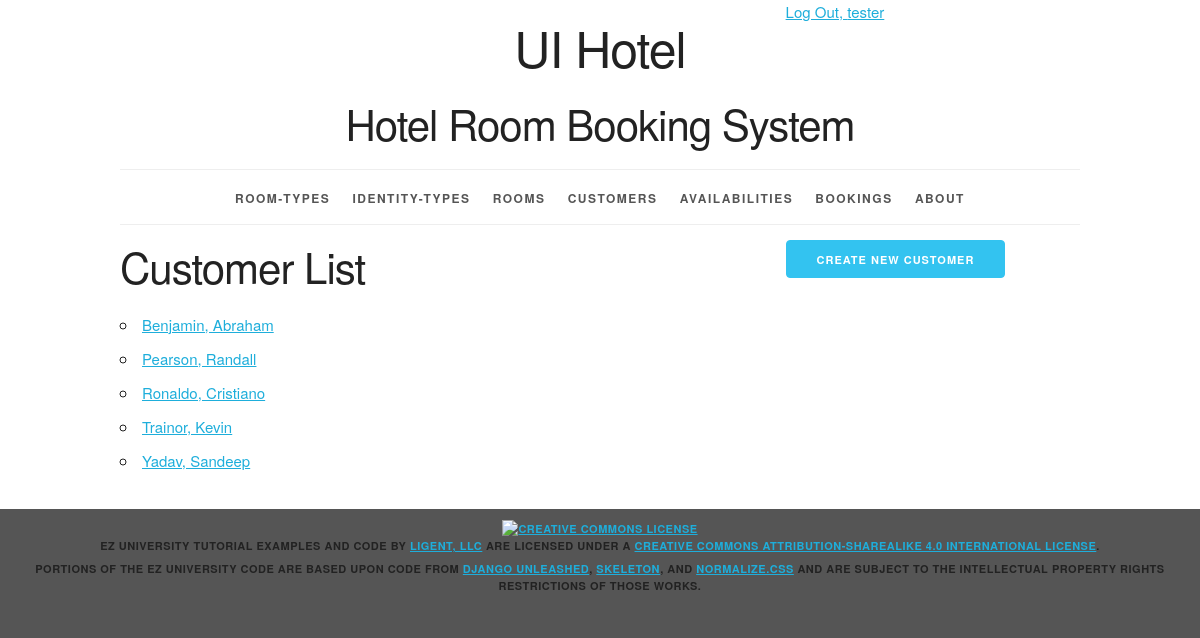
The page /customer/ (signed in) on the database its author committed.
### hotelinfo/models.py (models this page shows, shortened)
class Customer(models.Model):
    customer_id = models.AutoField(primary_key=True)
    first_name = models.CharField(max_length=45)
    last_name = models.CharField(max_length=45)
    id_type = models.ForeignKey(IdentityType, related_name='customers', on_delete=models.PROTECT)
    id_number = models.CharField(max_length=45)
    def __str__(self):
        return '%s, %s' % (self.last_name, self.first_name)
    def get_absolute_url(self):
        return reverse('hotelinfo_customer_detail_urlpattern', kwargs={'pk': self.pk})
    class Meta:
        ordering = ['last_name', 'first_name', 'id_type', 'id_type']
        constraints = [UniqueConstraint(fields=['last_name', 'first_name', 'id_type', 'id_type'], name='unique_customer')]

### hotelinfo/views.py (the view)
class CustomerList(LoginRequiredMixin, PermissionRequiredMixin, PageLinksMixin, ListView):
    paginate_by = 10
    model = Customer
    permission_required = 'hotelinfo.view_customer'

### hotelinfo/utils.py (called while the page is built)
    def first_page(self, page):
        if page.number > 1:
            return self._page_urls(1)
        return None

    def previous_page(self, page):
        if (page.has_previous()
                and page.number > 2):
            return self._page_urls(
                page.previous_page_number())
        return None

    def next_page(self, page):
        last_page = page.paginator.num_pages
        if (page.has_next()
                and page.number < last_page - 1):
            return self._page_urls(
                page.next_page_number())
        return None

    def last_page(self, page):
        last_page = page.paginator.num_pages
        if page.number < last_page:
            return self._page_urls(last_page)
        return None

    def get_context_data(self, **kwargs):
        context = super().get_context_data(
            **kwargs)
        page = context.get('page_obj')
        if page is not None:
            context.update({
                'first_page_url':
                    self.first_page(page),
                'previous_page_url':
                    self.previous_page(page),
                'next_page_url':
                    self.next_page(page),
                'last_page_url':
                    self.last_page(page),
            })
        return context

### hotelinfo/templates/hotelinfo/customer_list.html (shortened to what this page needs)
{% extends 'hotelinfo/base.html' %}
{% block create_button %}
    {% if perms.hotelinfo.add_customer %}
    <a
        href="{% url 'hotelinfo_customer_create_urlpattern'  %}"
        class="button button-primary">
      Create New Customer</a>
    {% endif %}
{% endblock %}
{% block org_content %}
  <h2>Customer List</h2>
  <ul>
    {% for customer in customer_list %}
      <li>
        <a href="{{ customer.get_absolute_url }}">
          {{ customer }}</a>
      </li>
    {% empty %}
      <li><em>There are currently no Customers available.</em></li>
    {% endfor %}
  </ul>
{% endblock %}

### hotelinfo/templates/hotelinfo/base.html (shortened to what this page needs)
{% load static %}
<!DOCTYPE html>
<html lang="en">
<head>
    <link rel="stylesheet" type="text/css"
          href="{% static 'hotelinfo/normalize.css' %}">
    <link rel="stylesheet" type="text/css"
          href="{% static 'hotelinfo/skeleton.css' %}">
    <link rel="stylesheet" type="text/css"
          href="{% static 'hotelinfo/style.css' %}">
</head>
<body>
<div class="container">
    <div class="status row">
        <div class="offset-by-eight four columns">
            <ul class="inline">
                {% if user.is_authenticated %}
                    <li><a href="{% url 'logout_urlpattern' %}">
                        Log Out, {{ user.get_username }}</a></li>
                {% else %}
                    <li><a href="{% url 'login_urlpattern' %}">
                        Log In</a></li>
                {% endif %}
            </ul>
        </div>
    </div>
    <header class="row">
        <div class="offset-by-one ten columns">
            <h1 class="logo">UI Hotel</h1>
            <h2>Hotel Room Booking System</h2>
        </div>
    </header>
    <nav>
        <ul>
            {% if perms.hotelinfo.view_roomtype %}
                <li>
                    <a href="{% url 'hotelinfo_room_type_list_urlpattern' %}">
                        Room-Types</a></li>
            {% endif %}
            {% if perms.hotelinfo.view_identitytype %}
                <li>
                    <a href="{% url 'hotelinfo_identity_type_list_urlpattern' %}">
                        Identity-Types</a></li>
            {% endif %}
            {% if perms.hotelinfo.view_room %}
                <li>
                    <a href="{% url 'hotelinfo_room_list_urlpattern' %}">
                        Rooms</a></li>
            {% endif %}
            {% if perms.hotelinfo.view_customer %}
                <li>
                    <a href="{% url 'hotelinfo_customer_list_urlpattern' %}">
                        Customers</a></li>
            {% endif %}
            {% if perms.hotelinfo.view_availability %}
                <li>
                    <a href="{% url 'hotelinfo_availability_list_urlpattern' %}">
                        Availabilities</a></li>
            {% endif %}
            {% if perms.hotelinfo.view_booking %}
                <li>
                    <a href="{% url 'hotelinfo_booking_list_urlpattern' %}">
                        Bookings</a></li>
            {% endif %}
            <li>
                <a href="{% url 'about_urlpattern' %}">
                    About</a></li>
        </ul>
    </nav>
    <main>
        {% block content %}
            <div class="row">
                <section class="eight columns">
                    {% block org_content %}{% endblock %}
                </section>
                <section class="desktop four columns">
                    {% block create_button %}{% endblock %}
                </section>
            </div>
        {% endblock %}
    </main>
</div>
<footer>
    <p>
        <a rel="license" href="http://creativecommons.org/licenses/by-sa/4.0/">
            <img alt="Creative Commons License" style="border-width:0"
                 src="https://i.creativecommons.org/l/by-sa/4.0/88x31.png"/>
        </a><br/><span property="dct:title">EZ University Tutorial Examples and Code</span>
        by
        <a href="https://www.ligent.net" property="cc:attributionName"
           rel="cc:attributionURL">Ligent, LLC</a> are licensed under a
        <a rel="license" href="http://creativecommons.org/licenses/by-sa/4.0/">Creative Commons Attribution-ShareAlike
            4.0 International License</a>.
    </p>
    <p>Portions of the EZ University code are based upon code from
        <a href="https://django-unleashed.com">Django Unleashed</a>,
        <a href="http://getskeleton.com/">Skeleton</a>, and
        <a href="https://necolas.github.io/normalize.css/">Normalize.css</a> and
        are subject to the intellectual property rights restrictions of those works.
    </p>
</footer>
</body>
</html>

### hotelinfo/static/hotelinfo/skeleton.css (style rules this page uses)
.container { position: relative; width: 100%; max-width: 960px; margin: 0 auto; padding: 0 20px; box-sizing: border-box; }
.column, .columns { width: 100%; float: left; box-sizing: border-box; }
@media (min-width: 400px) { .container { width: 85%; padding: 0; } }
@media (min-width: 550px) { .container { width: 80%; } }
@media (min-width: 550px) { .column, .columns { margin-left: 4%; } }
@media (min-width: 550px) { .column:first-child, .columns:first-child { margin-left: 0; } }
@media (min-width: 550px) { .four.columns { width: 30.6666666667%; } }
@media (min-width: 550px) { .eight.columns { width: 65.3333333333%; } }
@media (min-width: 550px) { .ten.columns { width: 82.6666666667%; } }
@media (min-width: 550px) { .offset-by-one.column, .offset-by-one.columns { margin-left: 8.66666666667%; } }
@media (min-width: 550px) { .offset-by-eight.column, .offset-by-eight.columns { margin-left: 69.3333333333%; } }
html { font-size: 62.5%; }
body { font-size: 1.5em; line-height: 1.6; font-weight: 400; font-family: "Raleway", "HelveticaNeue", "Helvetica Neue", Helvetica, Arial, sans-serif; color: #222; }
h1, h2, h3, h4, h5, h6 { margin-top: 0; margin-bottom: 2rem; font-weight: 300; }
h1 { font-size: 4.0rem; line-height: 1.2; letter-spacing: -.1rem; }
h2 { font-size: 3.6rem; line-height: 1.25; letter-spacing: -.1rem; }
@media (min-width: 550px) { h1 { font-size: 5.0rem; } }
@media (min-width: 550px) { h2 { font-size: 4.2rem; } }
p { margin-top: 0; }
a { color: #1EAEDB; }
.button, button, input[type="submit"], input[type="reset"], input[type="button"] { display: inline-block; height: 38px; padding: 0 30px; color: #555; text-align: center; font-size: 11px; font-weight: 600; line-height: 38px; letter-spacing: .1rem; text-transform: uppercase; text-decoration: none; white-space: nowrap; background-color: transparent; border-radius: 4px; border: 1px solid #bbb; cursor: pointer; box-sizing: border-box; }
.button.button-primary, button.button-primary, input[type="submit"].button-primary, input[type="reset"].button-primary, input[type="button"].button-primary { color: #FFF; background-color: #33C3F0; border-color: #33C3F0; }
ul { list-style: circle inside; }
ol, ul { padding-left: 0; margin-top: 0; }
li { margin-bottom: 1rem; }
button, .button { margin-bottom: 1rem; }
pre, blockquote, dl, figure, table, p, ul, ol, form { margin-bottom: 2.5rem; }
.container:after, .row:after, .u-cf { content: ""; display: table; clear: both; }

### hotelinfo/static/hotelinfo/style.css (style rules this page uses)
.desktop { display: none; }
@media (min-width: 550px) { .desktop { display: block; } }
html { height: 100%; background-color: #555; }
body { background-color: white; }
body>div>header { text-align: center;; }
header h1 { display: inline-block; font-weight: normal; font-style: normal; width: 100%; margin-top: 0; padding-top: 0; }
.logo { padding-top: 50px; background-image: url("/static/courseinfo/logo.png"); background-size: 50px; background-repeat: no-repeat; background-position: top; }
@media (min-width: 750px) { .logo { padding-top: 0; background-size: contain; background-position: 0% 0%; } }
@media (min-width: 1000px) { .logo { background-position: 10% 0%; } }
@media (min-width: 1200px) { .logo { background-position: 15% 0%; } }
nav { border-top: 1px solid #eee; width: 100%; border-bottom: 1px solid #eee; margin: 0 0 1em; padding: 0; }
nav ul { margin: 0; padding: 1em 0; list-style-type: none; text-align: center; }
nav ul li { display: inline; padding: 0; margin: 0 0.25em; font-weight: 600; text-transform: uppercase; text-align: center; font-size: 1rem; letter-spacing: .10rem; }
@media (min-width: 400px) { nav ul li { letter-spacing: .15rem; font-size: 1.2rem; margin: 0 0.5em; } }
@media (min-width: 550px) { nav ul li { margin: 0 0.75em; } }
nav ul li a { color: #555; text-decoration: none; background-color: transparent; cursor: pointer; }
.inline { list-style-type: none; padding: 0; margin: 0 0 -0.5em; }
.inline li { display: inline; }
body>footer { width: 100%; background-color: #555; font-size: 1.1rem; letter-spacing: .05rem; font-weight: 600; text-transform: uppercase; text-align: center; padding: 1em 0; margin: 1em 0; }
body>footer p { margin-bottom: 0.5rem; }

### rows shown on the page
Customer: last_name+first_name "Benjamin, Abraham"
Customer: last_name+first_name "Pearson, Randall"
Customer: last_name+first_name "Ronaldo, Cristiano"
Customer: last_name+first_name "Trainor, Kevin"
Customer: last_name+first_name "Yadav, Sandeep"

### other values the page prints
{{ user.get_username }} "tester"
